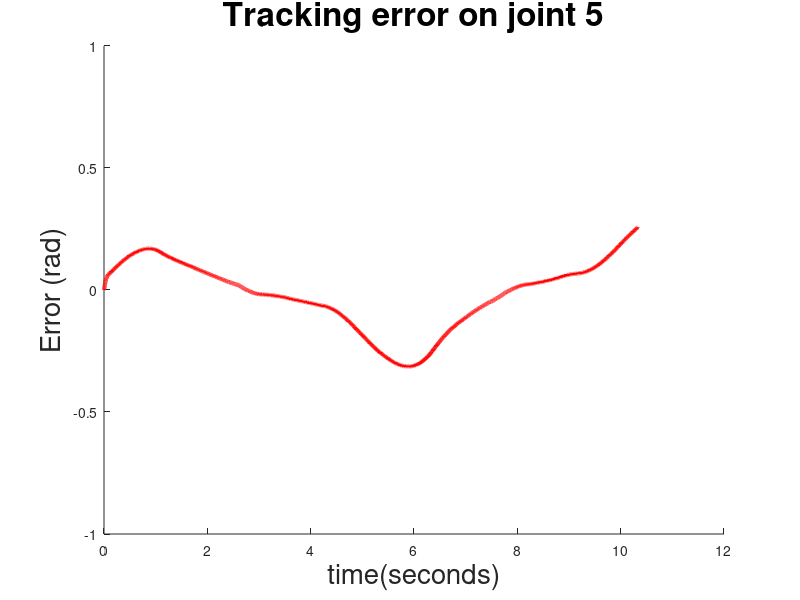

Source code (MATLAB):
%graphics_toolkit ("gnuplot");

figure;

data = dlmread("manipulator_joint5.txt", ",");
t1 = 8700;
a = size(data(1:t1, 2));

errorQe = data(1:t1, 1) - data(1:t1, 2);

minerror = min(errorQe)
maxerror = max(errorQe)

hold all;
    
t = title('Tracking error on joint 5');
set(t, 'FontSize', 24);
xl = xlabel ('time(seconds)'); 
set(xl, 'FontSize', 20);
yl = ylabel ('Error (rad)');
set(yl, 'FontSize', 20);
ylim([-1 1]);

plot(data(1:t1, 3), errorQe(1:t1,1), 'Color', 'r');

%plot(data(:, 2), data(:, 1), '--', 'Color', 'r');
set(findall(gca, 'Type', 'Line'),'LineWidth',3)

print -dpng joint5_trajectoryerror.png;
